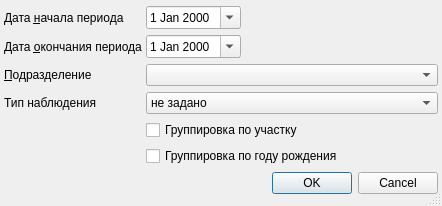
<?xml version="1.0" encoding="UTF-8"?>
<ui version="4.0">
 <class>ReportMilitaryAge</class>
 <widget class="QDialog" name="ReportMilitaryAge">
  <property name="windowModality">
   <enum>Qt::ApplicationModal</enum>
  </property>
  <property name="geometry">
   <rect>
    <x>0</x>
    <y>0</y>
    <width>442</width>
    <height>206</height>
   </rect>
  </property>
  <property name="windowTitle">
   <string>параметры отчёта</string>
  </property>
  <property name="sizeGripEnabled">
   <bool>true</bool>
  </property>
  <layout class="QGridLayout" name="gridLayout">
   <property name="margin">
    <number>4</number>
   </property>
   <property name="spacing">
    <number>4</number>
   </property>
   <item row="2" column="0">
    <widget class="QLabel" name="lblOrgStructure">
     <property name="text">
      <string>&amp;Подразделение</string>
     </property>
     <property name="buddy">
      <cstring>cmbOrgStructure</cstring>
     </property>
    </widget>
   </item>
   <item row="0" column="1" colspan="2">
    <widget class="CDateEdit" name="edtBegDate">
     <property name="sizePolicy">
      <sizepolicy hsizetype="Maximum" vsizetype="Fixed">
       <horstretch>0</horstretch>
       <verstretch>0</verstretch>
      </sizepolicy>
     </property>
     <property name="calendarPopup">
      <bool>true</bool>
     </property>
    </widget>
   </item>
   <item row="6" column="0" colspan="5">
    <widget class="QDialogButtonBox" name="buttonBox">
     <property name="orientation">
      <enum>Qt::Horizontal</enum>
     </property>
     <property name="standardButtons">
      <set>QDialogButtonBox::Cancel|QDialogButtonBox::Ok</set>
     </property>
    </widget>
   </item>
   <item row="2" column="1" colspan="4">
    <widget class="COrgStructureComboBox" name="cmbOrgStructure"/>
   </item>
   <item row="0" column="0">
    <widget class="QLabel" name="lblBegDate">
     <property name="text">
      <string>Дата &amp;начала периода</string>
     </property>
     <property name="buddy">
      <cstring>edtBegDate</cstring>
     </property>
    </widget>
   </item>
   <item row="0" column="3" colspan="2">
    <spacer>
     <property name="orientation">
      <enum>Qt::Horizontal</enum>
     </property>
     <property name="sizeHint" stdset="0">
      <size>
       <width>91</width>
       <height>20</height>
      </size>
     </property>
    </spacer>
   </item>
   <item row="1" column="1" colspan="2">
    <widget class="CDateEdit" name="edtEndDate">
     <property name="sizePolicy">
      <sizepolicy hsizetype="Maximum" vsizetype="Fixed">
       <horstretch>0</horstretch>
       <verstretch>0</verstretch>
      </sizepolicy>
     </property>
     <property name="calendarPopup">
      <bool>true</bool>
     </property>
    </widget>
   </item>
   <item row="1" column="3" colspan="2">
    <spacer>
     <property name="orientation">
      <enum>Qt::Horizontal</enum>
     </property>
     <property name="sizeHint" stdset="0">
      <size>
       <width>91</width>
       <height>20</height>
      </size>
     </property>
    </spacer>
   </item>
   <item row="1" column="0">
    <widget class="QLabel" name="lblEndDate">
     <property name="text">
      <string>Дата &amp;окончания периода</string>
     </property>
     <property name="buddy">
      <cstring>edtEndDate</cstring>
     </property>
    </widget>
   </item>
   <item row="3" column="1" colspan="4">
    <widget class="QComboBox" name="cmbAttach">
     <item>
      <property name="text">
       <string>не задано</string>
      </property>
     </item>
     <item>
      <property name="text">
       <string>K</string>
      </property>
     </item>
     <item>
      <property name="text">
       <string>Д</string>
      </property>
     </item>
    </widget>
   </item>
   <item row="3" column="0">
    <widget class="QLabel" name="label">
     <property name="text">
      <string>Тип наблюдения</string>
     </property>
    </widget>
   </item>
   <item row="4" column="1">
    <widget class="QCheckBox" name="chkGroupByArea">
     <property name="text">
      <string>Группировка по участку</string>
     </property>
    </widget>
   </item>
   <item row="5" column="1">
    <widget class="QCheckBox" name="chkGroupByYear">
     <property name="text">
      <string>Группировка по году рождения</string>
     </property>
    </widget>
   </item>
  </layout>
 </widget>
 <customwidgets>
  <customwidget>
   <class>CDateEdit</class>
   <extends>QDateEdit</extends>
   <header>library/DateEdit.h</header>
  </customwidget>
  <customwidget>
   <class>COrgStructureComboBox</class>
   <extends>QComboBox</extends>
   <header>Orgs/OrgStructComboBoxes</header>
  </customwidget>
 </customwidgets>
 <tabstops>
  <tabstop>edtBegDate</tabstop>
  <tabstop>edtEndDate</tabstop>
  <tabstop>cmbOrgStructure</tabstop>
  <tabstop>buttonBox</tabstop>
 </tabstops>
 <resources/>
 <connections>
  <connection>
   <sender>buttonBox</sender>
   <signal>accepted()</signal>
   <receiver>ReportMilitaryAge</receiver>
   <slot>accept()</slot>
   <hints>
    <hint type="sourcelabel">
     <x>124</x>
     <y>456</y>
    </hint>
    <hint type="destinationlabel">
     <x>65</x>
     <y>418</y>
    </hint>
   </hints>
  </connection>
  <connection>
   <sender>buttonBox</sender>
   <signal>rejected()</signal>
   <receiver>ReportMilitaryAge</receiver>
   <slot>reject()</slot>
   <hints>
    <hint type="sourcelabel">
     <x>237</x>
     <y>456</y>
    </hint>
    <hint type="destinationlabel">
     <x>267</x>
     <y>420</y>
    </hint>
   </hints>
  </connection>
 </connections>
</ui>
